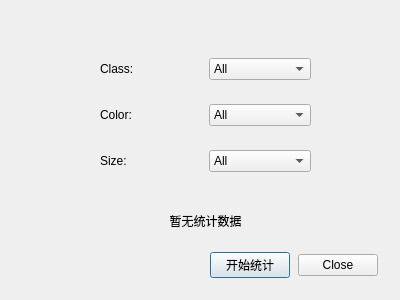
<?xml version="1.0" encoding="UTF-8"?>
<ui version="4.0">
 <class>StasDialog</class>
 <widget class="QDialog" name="StasDialog">
  <property name="geometry">
   <rect>
    <x>0</x>
    <y>0</y>
    <width>400</width>
    <height>300</height>
   </rect>
  </property>
  <property name="windowTitle">
   <string>Dialog</string>
  </property>
  <widget class="QWidget" name="verticalLayoutWidget">
   <property name="geometry">
    <rect>
     <x>100</x>
     <y>40</y>
     <width>211</width>
     <height>151</height>
    </rect>
   </property>
   <layout class="QVBoxLayout" name="verticalLayout">
    <item>
     <layout class="QHBoxLayout" name="horizontalLayout">
      <item>
       <widget class="QLabel" name="label">
        <property name="text">
         <string>Class:</string>
        </property>
       </widget>
      </item>
      <item>
       <widget class="QComboBox" name="classCombo">
        <item>
         <property name="text">
          <string>All</string>
         </property>
        </item>
        <item>
         <property name="text">
          <string>G</string>
         </property>
        </item>
        <item>
         <property name="text">
          <string>1</string>
         </property>
        </item>
        <item>
         <property name="text">
          <string>2</string>
         </property>
        </item>
        <item>
         <property name="text">
          <string>3</string>
         </property>
        </item>
        <item>
         <property name="text">
          <string>4</string>
         </property>
        </item>
        <item>
         <property name="text">
          <string>5</string>
         </property>
        </item>
        <item>
         <property name="text">
          <string>O</string>
         </property>
        </item>
        <item>
         <property name="text">
          <string>B</string>
         </property>
        </item>
       </widget>
      </item>
     </layout>
    </item>
    <item>
     <layout class="QHBoxLayout" name="horizontalLayout_2">
      <item>
       <widget class="QLabel" name="label_2">
        <property name="text">
         <string>Color:</string>
        </property>
       </widget>
      </item>
      <item>
       <widget class="QComboBox" name="colorCombo">
        <item>
         <property name="text">
          <string>All</string>
         </property>
        </item>
        <item>
         <property name="text">
          <string>Blue</string>
         </property>
        </item>
        <item>
         <property name="text">
          <string>Red</string>
         </property>
        </item>
        <item>
         <property name="text">
          <string>Gray</string>
         </property>
        </item>
        <item>
         <property name="text">
          <string>Purple</string>
         </property>
        </item>
       </widget>
      </item>
     </layout>
    </item>
    <item>
     <layout class="QHBoxLayout" name="horizontalLayout_4">
      <item>
       <widget class="QLabel" name="label_3">
        <property name="text">
         <string>Size:</string>
        </property>
       </widget>
      </item>
      <item>
       <widget class="QComboBox" name="sizeCombo">
        <item>
         <property name="text">
          <string>All</string>
         </property>
        </item>
        <item>
         <property name="text">
          <string>Small</string>
         </property>
        </item>
        <item>
         <property name="text">
          <string>Big</string>
         </property>
        </item>
       </widget>
      </item>
     </layout>
    </item>
   </layout>
  </widget>
  <widget class="QLabel" name="dataLabel">
   <property name="geometry">
    <rect>
     <x>100</x>
     <y>200</y>
     <width>211</width>
     <height>41</height>
    </rect>
   </property>
   <property name="text">
    <string>暂无统计数据</string>
   </property>
   <property name="alignment">
    <set>Qt::AlignmentFlag::AlignCenter</set>
   </property>
  </widget>
  <widget class="QWidget" name="horizontalLayoutWidget">
   <property name="geometry">
    <rect>
     <x>210</x>
     <y>240</y>
     <width>168</width>
     <height>51</height>
    </rect>
   </property>
   <layout class="QHBoxLayout" name="horizontalLayout_3">
    <item>
     <widget class="QPushButton" name="stasButton">
      <property name="text">
       <string>开始统计</string>
      </property>
     </widget>
    </item>
    <item>
     <widget class="QDialogButtonBox" name="buttonBox">
      <property name="orientation">
       <enum>Qt::Orientation::Horizontal</enum>
      </property>
      <property name="standardButtons">
       <set>QDialogButtonBox::StandardButton::Close</set>
      </property>
     </widget>
    </item>
   </layout>
  </widget>
 </widget>
 <resources/>
 <connections>
  <connection>
   <sender>buttonBox</sender>
   <signal>rejected()</signal>
   <receiver>StasDialog</receiver>
   <slot>reject()</slot>
   <hints>
    <hint type="sourcelabel">
     <x>200</x>
     <y>265</y>
    </hint>
    <hint type="destinationlabel">
     <x>199</x>
     <y>149</y>
    </hint>
   </hints>
  </connection>
  <connection>
   <sender>stasButton</sender>
   <signal>clicked()</signal>
   <receiver>StasDialog</receiver>
   <slot>startStas()</slot>
   <hints>
    <hint type="sourcelabel">
     <x>250</x>
     <y>264</y>
    </hint>
    <hint type="destinationlabel">
     <x>199</x>
     <y>149</y>
    </hint>
   </hints>
  </connection>
 </connections>
 <slots>
  <signal>getStasRequestsed()</signal>
  <slot>startStas()</slot>
 </slots>
</ui>
